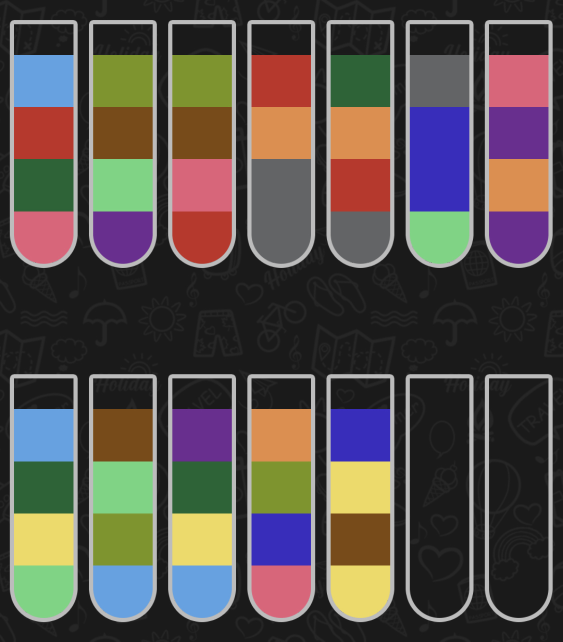
#> input picture levels/369.jpeg, 1125 x 1283 px (shown at 1/2 size)
$ python -i img2collection.py   (imports and definitions only)
#> lines starting #> are read from the running program, lines starting #| are printed output that depends on the picture; after the words box and inside, x2 and y2 are one past the last pixel; in counts of white or black regions, pixels touching at a corner belong together
"""Module for handling the conversion of images to collections."""
import os
import numpy as np
from cv2 import cv2
from typing import List

from solver.lib.colour import Colour
from solver.lib.item import Item
from solver.lib.collection import ContainerCollection


def load(path: str) -> ContainerCollection:
    """Recognise an image file and create a `ContainerCollection`."""
#> called with path = '../../levels/369.jpeg'
    img = cv2.imread(path)
#> img is the input picture: shape (1283, 1125, 3); mean B, G, R 74, 78.7, 86.3
    if img is None:
        raise ValueError("Invalid file")
    tubes = _find_tubes_in_img(img)
    containers = []
    for tube in tubes:
        container = _process_tube_from_img(img, tube)
        containers.append(container)

    cv2.destroyAllWindows()
    return ContainerCollection(containers)


def _find_tubes_in_img(img: np.array):
    """Find tubes in a loaded image.

    This uses a nieve algorithm based on finding contours that cover a
    large area of the image.
    """
    gray = cv2.cvtColor(img, cv2.COLOR_BGR2GRAY)
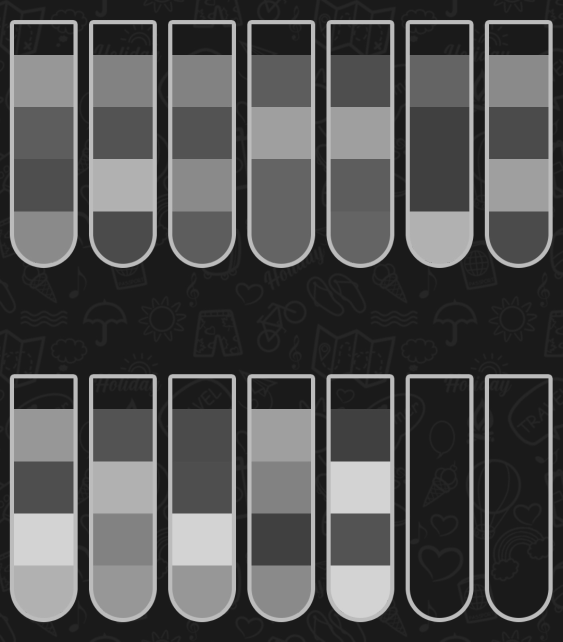
#> gray: shape (1283, 1125) (shown at 1/2 size); min 23, max 213, mean 80.4
    _, thresh = cv2.threshold(gray, 127, 255, 0)
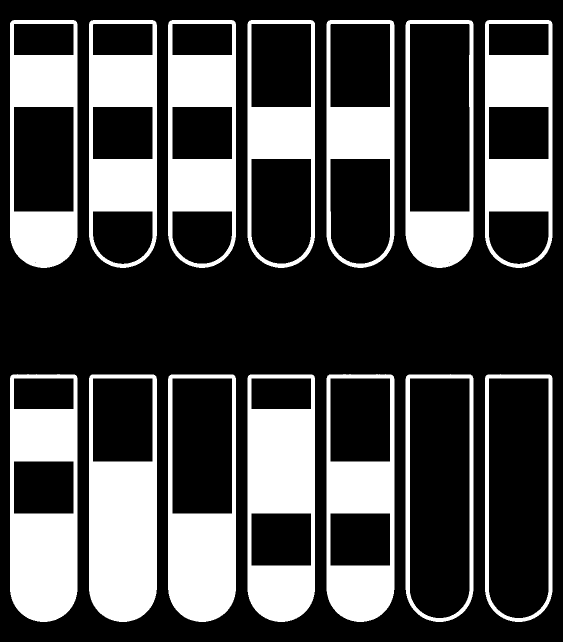
#> thresh: shape (1283, 1125) (shown at 1/2 size); 29.3% white; 14 white regions
    contours, _ = cv2.findContours(
        thresh, cv2.RETR_EXTERNAL, cv2.CHAIN_APPROX_SIMPLE
    )
#> contours = 14 contours; largest, box (x1, y1, x2, y2) and area: (653, 40, 789, 536) 64770, (178, 40, 314, 536) 64769, (336, 40, 472, 536) 64768, (811, 40, 947, 536) 64767, (653, 748, 789, 1244) 64693
    tubes = _sort_contours(
        [cnt for cnt in contours if cv2.contourArea(cnt) > 60000]
    )
#> in map_contour, `x, y, _, _ = cv2.boundingRect(cnt)`: x = 495; y = 749
#> tubes has the same summary as contours
    return tubes


def _sort_contours(contours: List[np.array], reverse=False):
    """Sort a list of contours by the origin of their bounding rects."""

    def map_contour(cnt: np.array) -> int:
        x, y, _, _ = cv2.boundingRect(cnt)
        return x + (100 * y)

    return sorted(contours, key=map_contour, reverse=reverse)


def _process_tube_from_img(img, tube):
    """Convert a tube image into a list of `Item` objects."""
    x, y, w, h = cv2.boundingRect(tube)
    tube_img = img[y : y + h, x : x + w]
    threshold = 50
    # Use the Canny edge detector to find the items in the tube
    canny = cv2.Canny(tube_img, threshold, threshold * 3)
    # Threshold the canny result to make the items stand out
    tube_thresh = cv2.adaptiveThreshold(
        canny, 255, cv2.ADAPTIVE_THRESH_GAUSSIAN_C, cv2.THRESH_BINARY, 11, 2
    )
    # Find the contours within the single tube
    contours, _ = cv2.findContours(
        tube_thresh, cv2.RETR_TREE, cv2.CHAIN_APPROX_NONE
    )
    # Filter for items within the right sort of area range and then let
    # the filter below sort out which we really want
    items = [
        cnt
        for cnt in contours
        if cv2.contourArea(cnt) > 8500 and cv2.contourArea(cnt) < 30000
    ]
    # Remove overlapping elements that are larger in area to find the innermost
    # contours within the tube as these are the insides of the coloured blocks
    items = list(
        filter(
            lambda x: all(
                [
                    not (
                        _rects_overlap(
                            cv2.boundingRect(x), cv2.boundingRect(item)
                        )
                        and cv2.contourArea(x) > cv2.contourArea(item)
                    )
                    for item in items
                    if not np.array_equal(x, item)
                ]
            ),
            items,
        )
    )

    # When debugging draw the contours onto the tube
    if "DEBUG" in os.environ:  # pragma: no cover
        tube_contours = tube_img.copy()
        tube_contours = cv2.drawContours(
            tube_contours, items, -1, (0, 255, 0), 3
        )
        cv2.imshow("Tube Contours", tube_contours)
        cv2.waitKey(0)

    container = []
    for item in _sort_contours(items, reverse=True):
        x, y, w, h = cv2.boundingRect(item)
        sample = tube_img[y : y + 5, x : x + 5]
        item = _item_for_sample(sample)
        container.append(item)
        if h > 100:
            container.append(item)
    return container


def _rects_overlap(a: np.array, b: np.array):
    """Check if two rects overlap by finding the intersection."""
    x = max(a[0], b[0])
    y = max(a[1], b[1])
    w = min(a[0] + a[2], b[0] + b[2]) - x
    h = min(a[1] + a[3], b[1] + b[3]) - y
    if w < 0 or h < 0:
        return False
    return True


def _item_for_sample(sample: np.array) -> Item:
    """Convert the mean colour of a sample to an `Item`."""
    color_map = [
        (np.array([45, 57, 181, 0], dtype=np.uint8), Colour.RED),
        (np.array([123, 103, 216, 0], dtype=np.uint8), Colour.PINK),
        (np.array([26, 75, 119, 0], dtype=np.uint8), Colour.BROWN),
        (np.array([48, 149, 127, 0], dtype=np.uint8), Colour.GREEN),
        (np.array([134, 212, 129, 0], dtype=np.uint8), Colour.LIGHT_GREEN),
        (np.array([55, 99, 46, 0], dtype=np.uint8), Colour.DARK_GREEN),
        (np.array([108, 218, 236, 0], dtype=np.uint8), Colour.YELLOW),
        (np.array([187, 46, 57, 0], dtype=np.uint8), Colour.BLUE),
        (np.array([224, 161, 103, 0], dtype=np.uint8), Colour.LIGHT_BLUE),
        (np.array([102, 100, 99, 0], dtype=np.uint8), Colour.GREY),
        (np.array([142, 47, 104, 0], dtype=np.uint8), Colour.PURPLE),
        (np.array([81, 143, 219, 0], dtype=np.uint8), Colour.ORANGE),
    ]
    c = np.array(cv2.mean(sample)).astype(np.uint8)
    colour = None
    for key, value in color_map:
        if np.linalg.norm(key - c) < 2:
            colour = value
            break
    if colour is None:
        raise ValueError(f"Unknown Colour (R: {c[2]}, G: {c[1]}, B: {c[0]})")
    return Item(colour)

>>> result = load('../../levels/369.jpeg')
#> in load, `tubes = _find_tubes_in_img(img)`: tubes has the same summary as contours in _find_tubes_in_img
#> the loop in load, `for tube in tubes:` made 1 pass
#> threshold in _process_tube_from_img on pass 1: 50
#> pass 1, in _process_tube_from_img, `tube_img = img[y : y + h, x : x + w]`:
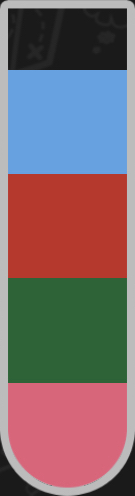
#> tube_img: shape (496, 135, 3); mean B, G, R 110.4, 105.9, 126.6
#> pass 1, in _process_tube_from_img, `canny = cv2.Canny(tube_img, threshold, threshold * 3)`:
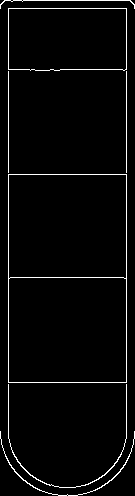
#> canny: shape (496, 135); 3% white in thin lines or dots
#> pass 1, in _process_tube_from_img, `tube_thresh = cv2.adaptiveThreshold( canny, 255, cv2.ADAPTIVE_THRESH_G..`:
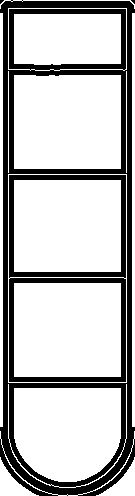
#> tube_thresh: shape (496, 135); 74.5% white; 4 black regions (2 under 20 px), largest, box (x1, y1, x2, y2) and area: (0, 0, 135, 496) 12886, (9, 175, 126, 382) 4200
#> after the loop in load, `for tube in tubes:`: containers = []
#> (the run stopped early here; a loop or call above may not have finished)
